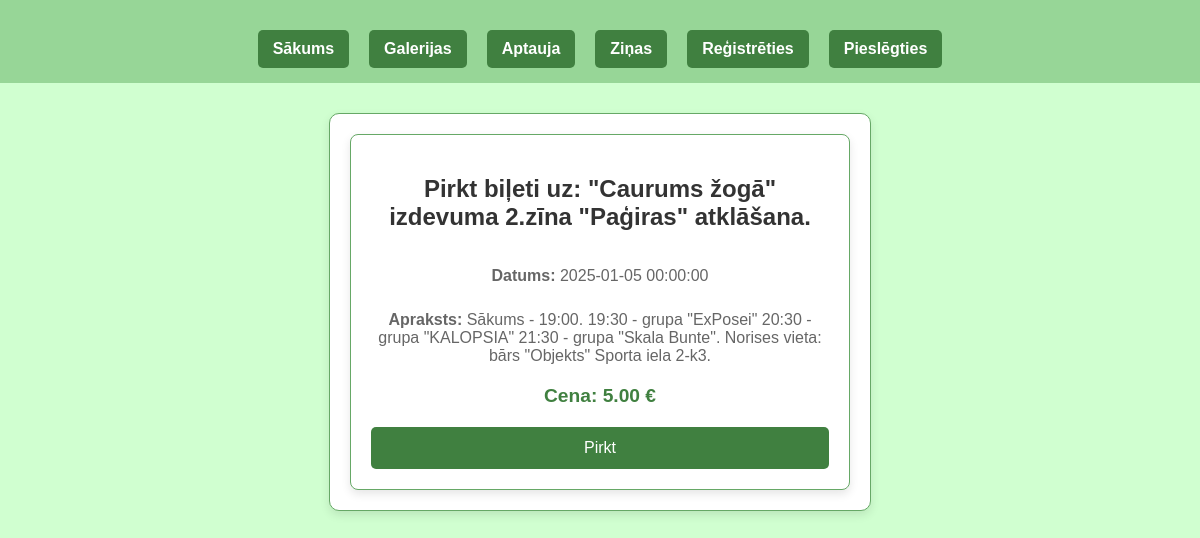
Screenshot of /booking.php?id=1 with the database file from the repository.
### tables this page shows
CREATE TABLE `events` (
  `id` int(11) NOT NULL,
  `name` varchar(100) NOT NULL,
  `description` text NOT NULL,
  `price` decimal(10,2) NOT NULL,
  `date` datetime NOT NULL
);

### booking.php (the view, shortened to what this page needs)
<?php
$servername = "localhost";
$username = "root";
$password = "";
$database = "ticket_service";
$conn = new mysqli($servername, $username, $password, $database);
include 'header.php';
$event_id = isset($_GET['id']) ? $_GET['id'] : null;
if ($event_id) {
    $query = "SELECT * FROM events WHERE id = $event_id LIMIT 1";
    $result = $conn->query($query);
    if ($result && $result->num_rows > 0) {
        $event = $result->fetch_assoc();
    } else {
        echo "Pasākums netika atrasts.";
        exit;
    }
} else {
    echo "Nav pasākuma ID.";
    exit;
}
?>
    <div class="container">
        <div class="booking-card">
            <h2>Pirkt biļeti uz: <?php echo $event['name']; ?></h2>
            <p><strong>Datums:</strong> <?php echo $event['date']; ?></p>
            <p><strong>Apraksts:</strong> <?php echo $event['description']; ?></p>
            <p class="event-price">Cena: <?php echo $event['price']; ?> €</p>
            <form class="booking-form" method="post" action="booking.php?id=<?php echo $event['id']; ?>">
                <button type="submit">Pirkt</button>
            </form>
        </div>
    </div>
</body>
</html>

### style.css (style rules this page uses)
body { font-family: Arial, sans-serif; background-color: #c7ffc7d6; margin: 0; padding: 0; color: #333; }
.container { width: 80%; margin: 30px auto; max-width: 1000px; }
.booking-card { background-color: white; border: 1px solid #66a866; border-radius: 8px; padding: 20px; box-sizing: border-box; box-shadow: 0 4px 10px rgba(0, 0, 0, 0.1); text-align: center; display: flex; flex-direction: column; justify-content: space-between; width: 100%; }
.booking-card h2 { color: #408040; font-size: 1.5em; margin-bottom: 15px; }
.booking-card p { font-size: 1em; color: #666; margin-bottom: 10px; }
.booking-card .event-price { font-size: 1.2em; color: #408040; font-weight: bold; margin: 10px 0; }
.booking-form { display: flex; flex-direction: column; align-items: center; gap: 15px; }
.booking-form button { background-color: #408040; color: white; padding: 12px 25px; font-size: 16px; border: none; border-radius: 5px; cursor: pointer; transition: background-color 0.3s ease; }

### style_login_register.css (style rules this page uses)
.container { width: 80%; max-width: 500px; margin: 30px auto; padding: 20px; background-color: #ffffff; border: 1px solid #66a866; border-radius: 10px; box-shadow: 0 4px 10px rgba(0, 0, 0, 0.1); }
h2 { text-align: center; color: #408040; font-size: 1.8em; margin-bottom: 20px; }
form button { width: 100%; padding: 12px; background-color: #408040; color: white; font-size: 16px; border: none; border-radius: 5px; cursor: pointer; transition: background-color 0.3s ease; margin-top: 10px; }

### style_admin_views.css (style rules this page uses)
.container h2 { font-size: 24px; font-weight: bold; color: #333; margin-bottom: 20px; }

### rows the page displays
events: name "\"Caurums žogā\" izdevuma 2.zīna \"Paģiras\" atklāšana.", date "2025-01-05 00:00:00", description "Sākums - 19:00. 19:30 - grupa \"ExPosei\" 20:30 - grupa \"KALOPSIA\" 21:30 - grupa \"Skala Bunte\". Norises vieta: bārs \"Objekts\" Sporta iela 2-k3.", price "5.00"
